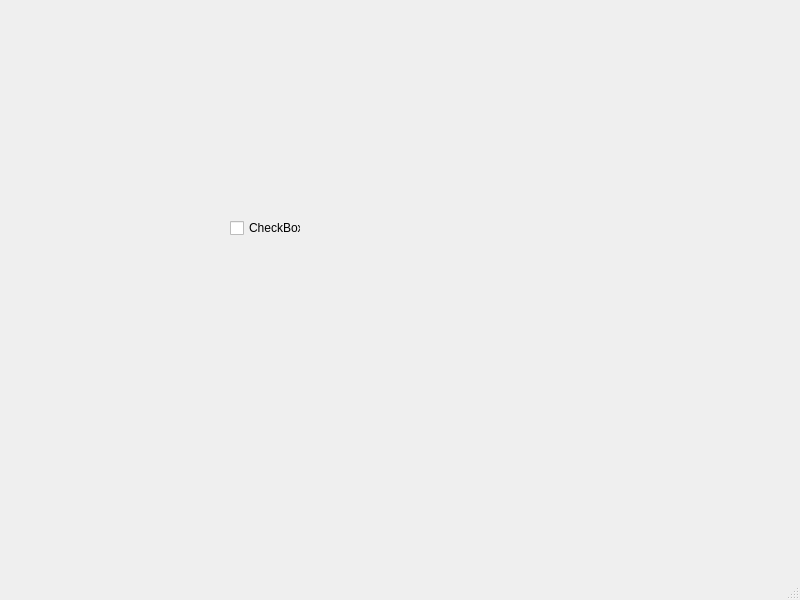
<?xml version="1.0" encoding="UTF-8"?>
<ui version="4.0">
 <class>MainWindow</class>
 <widget class="QMainWindow" name="MainWindow">
  <property name="geometry">
   <rect>
    <x>0</x>
    <y>0</y>
    <width>800</width>
    <height>600</height>
   </rect>
  </property>
  <property name="windowTitle">
   <string>MainWindow</string>
  </property>
  <widget class="QWidget" name="centralwidget">
   <widget class="QWidget" name="horizontalLayoutWidget">
    <property name="geometry">
     <rect>
      <x>270</x>
      <y>80</y>
      <width>160</width>
      <height>80</height>
     </rect>
    </property>
    <layout class="QHBoxLayout" name="horizontalLayout"/>
   </widget>
   <widget class="QCheckBox" name="checkBox">
    <property name="geometry">
     <rect>
      <x>230</x>
      <y>220</y>
      <width>71</width>
      <height>16</height>
     </rect>
    </property>
    <property name="text">
     <string>CheckBox</string>
    </property>
   </widget>
  </widget>
  <widget class="QMenuBar" name="menubar">
   <property name="geometry">
    <rect>
     <x>0</x>
     <y>0</y>
     <width>800</width>
     <height>23</height>
    </rect>
   </property>
  </widget>
  <widget class="QStatusBar" name="statusbar"/>
 </widget>
 <resources/>
 <connections/>
</ui>
